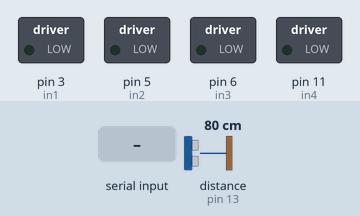
Bench run of a sketch on a simulated Arduino Uno, built with avr-gcc and run on an emulated ATmega328P. Parts: switched loads named in the sketch (green lamp = pin HIGH). Wiring (inferred from the names in the program): ultrasonic range finder: trigger pin 12; echo pin 13. Inputs (shaded band) come from the test bench; at power-on: distance to the obstacle (sensor on pin 13) 80 cm. The echo pulse lasts 58.3 µs per cm; pins used as bus, display or sensor lines are not drawn; what the sketch prints to the serial monitor is not drawn.

Above: at 1.2 s.
1.3 s: "F" received over Serial
At 1.9 s:
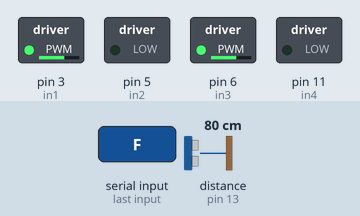
2.8 s: "B" received over Serial
At 3.3 s:
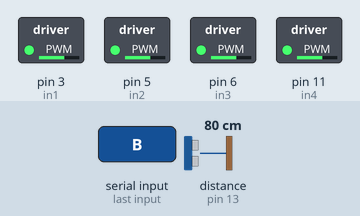
Timing chart, 0 to 5.8 s (numbered marks = the images above; inputs shaded):
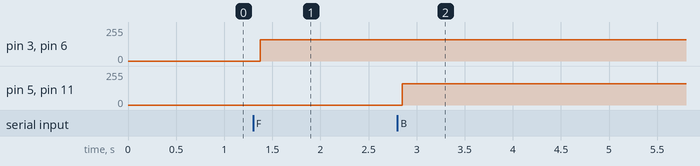

Measured:
- after the input at 1.3 s, pin 3 (in1), pin 6 (in3): 0/255 → 160/255 after 0.08 s
- after the input at 2.8 s, pin 5 (in2), pin 11 (in4): 0/255 → 160/255 after 0.05 s

The sketch:

sketch_bt.ino
```cpp
// Define pins for motor control (adjust these based on your setup)
#define in1 3
#define in2 5
#define in3 6
#define in4 11

// Define pins for HC-SR04 Ultrasonic Sensor
#define TRIG_PIN 12
#define ECHO_PIN 13

// Threshold distance for auto-braking (in cm)
#define THRESHOLD_DISTANCE 40

int Speed = 160; // 0 - 255.

void setup() {
  // Initialize motor control pins as outputs
  pinMode(in1, OUTPUT);
  pinMode(in2, OUTPUT);
  pinMode(in3, OUTPUT);
  pinMode(in4, OUTPUT);

  // Initialize pins for ultrasonic sensor
  pinMode(TRIG_PIN, OUTPUT);
  pinMode(ECHO_PIN, INPUT);

  // Initialize serial communication for Bluetooth
  Serial.begin(9600);

  // Test motors
  Stop();
}

void loop() {
  // Measure distance using the ultrasonic sensor
  unsigned int distance = measureDistance();

  // Send distance data to Bluetooth module
  Serial.print("Distance:");
  Serial.println(distance);

  // Read Bluetooth commands
  if (Serial.available()) {
    char command = Serial.read();
    executeCommand(command, distance);
  }

  // Add a small delay to avoid spamming the Bluetooth channel
  delay(100);
}

unsigned int measureDistance() {
  // Send a 10µs pulse to trigger the ultrasonic sensor
  digitalWrite(TRIG_PIN, LOW);
  delayMicroseconds(2);
  digitalWrite(TRIG_PIN, HIGH);
  delayMicroseconds(10);
  digitalWrite(TRIG_PIN, LOW);

  // Read the echo time in microseconds
  unsigned long duration = pulseIn(ECHO_PIN, HIGH);

  // Calculate the distance in centimeters
  unsigned int distance = duration * 0.034 / 2;

  return distance;
}

void executeCommand(char command, unsigned int distance) {
  switch (command) {
    case 'F':  // Move forward
      if (distance > THRESHOLD_DISTANCE) {
       forward();
      } else {
        Stop();  // Auto-brake if too close
      }
      break;
    case 'B':  // Move backward
      back();
      break;
    case 'L':  // Turn left
      left();
      break;
    case 'R':  // Turn right
      right();
      break;
    case 'S':  // Stop
      Stop();
      break;
    case '1'...'3':
      adjustSpeed(command);
      break;
    default:
      Stop();
      break;
  }
}

//function to adjust speed based on command
void adjustSpeed(int command) {
    switch (command) {
        case '1': Speed = 100; break;
        case '2': Speed = 191; break;
        case '3': Speed = 255; break;
    }
}

void forward() {
    analogWrite(in1, Speed);
    analogWrite(in3, Speed);
}

void back() {
    analogWrite(in2, Speed);
    analogWrite(in4, Speed);
}

void left() {
    analogWrite(in3, Speed);
    analogWrite(in2, Speed);
}

void right() {
    analogWrite(in4, Speed);
    analogWrite(in1, Speed);
}

void Stop() {
    analogWrite(in1, 0);
    analogWrite(in2, 0);
    analogWrite(in3, 0);
    analogWrite(in4, 0);
}
```
